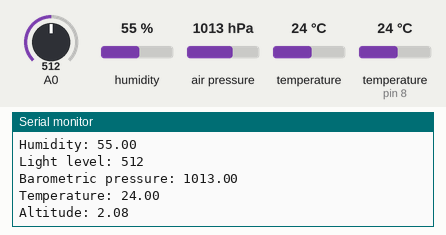
Bench run of a sketch on a simulated Arduino Uno, built with avr-gcc and run on an emulated ATmega328P. Shown: the last lines printed to the serial monitor. Inputs (shaded band) come from the test bench; at power-on: humidity 55 %, air pressure 1013 hPa, A0 = 512, temperature 24 °C, temperature (sensor on pin 8) 24 °C.

Above: at 1.2 s.
1.3 s: humidity set to 22 %
2.8 s: air pressure set to 952 hPa
At 2.95 s:
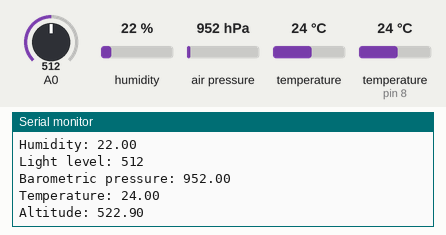
4.3 s: air pressure set to 1000 hPa
At 8.16 s:
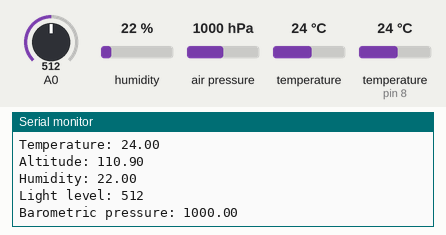
10.3 s: A0 set to 716
At 10.42 s:
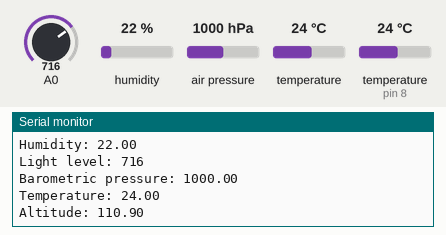
11.8 s: temperature (sensor 0) set to 12 °C
At 12.02 s:
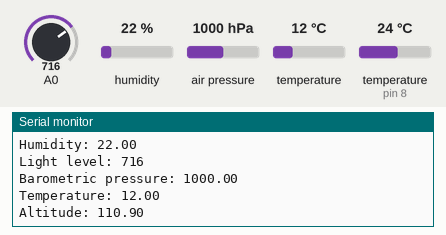
13.3 s: air pressure set to 1048 hPa
At 16.28 s:
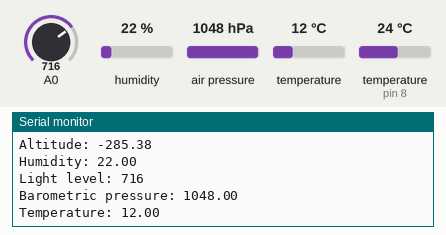
Timing chart, 0 to 17.8 s (numbered marks = the images above; inputs shaded):
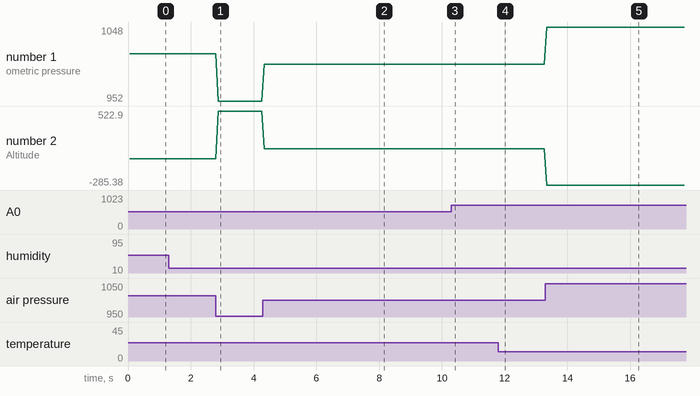

The sketch:

sensors_test.ino
```cpp
// Test sketch for the DHT11, BMP085 & photocell sensors

// Include required libraries
#include "DHT.h"
#include <Wire.h>
#include <Adafruit_Sensor.h>
#include <Adafruit_BMP085_U.h>

// Variables
int lightLevel;
float humidity;
float temperature;

unsigned long time;

// DHT11 sensor pins
#define DHTPIN 8
#define DHTTYPE DHT11

// DHT & BMP instances
DHT dht(DHTPIN, DHTTYPE);
Adafruit_BMP085_Unified bmp = Adafruit_BMP085_Unified(10085);

void setup(void)
{

  // Initialize DHT sensor
  dht.begin();

  // Init serial
  Serial.begin(115200);

  // Initialise the sensor
  if(!bmp.begin())
  {
    Serial.print("Ooops, no BMP085 detected ... Check your wiring or I2C ADDR!");
    while(1);
  }

}

void loop(void)
{

    // Measure the humidity
    float humidity = dht.readHumidity();

    // Measure light level
    int lightLevel = analogRead(A0);

    // Measure pressure & temperature from BMP sensor
    sensors_event_t event;
    bmp.getEvent(&event);
    float pressure = event.pressure;

    float temperature;
    bmp.getTemperature(&temperature);

    float seaLevelPressure = SENSORS_PRESSURE_SEALEVELHPA;
    float altitude;
    altitude = bmp.pressureToAltitude(seaLevelPressure,
                                        event.pressure,
                                        temperature);

    // Print measurements
    Serial.print("Humidity: ");
    Serial.println(humidity);
    Serial.print("Light level: ");
    Serial.println(lightLevel);
    Serial.print("Barometric pressure: ");
    Serial.println(pressure);
    Serial.print("Temperature: ");
    Serial.println(temperature);
    Serial.print("Altitude: ");
    Serial.println(altitude);
    Serial.println("");

    // Repeat 50 ms
    delay(50);

}
```

Measured:
- after the input at 2.8 s, the serial monitor: prints a new line after 0.08 s (image 1)
- after the input at 4.3 s, the serial monitor: prints a new line at once (image 2)
- after the input at 10.3 s, the serial monitor: prints a new line after 0.05 s (image 3)
- after the input at 11.8 s, the serial monitor: prints a new line after 0.07 s (image 4)
- after the input at 13.3 s, the serial monitor: prints a new line at once (image 5)
- plotted number 1: 1013 → 952 after the input at 2.8 s, 952 → 1000 after the input at 4.3 s, 1000 → 1048 after the input at 13.3 s
- plotted number 2: 2.08 → 522.9 after the input at 2.8 s, 522.9 → 110.9 after the input at 4.3 s, 110.9 → -285.38 after the input at 13.3 s
